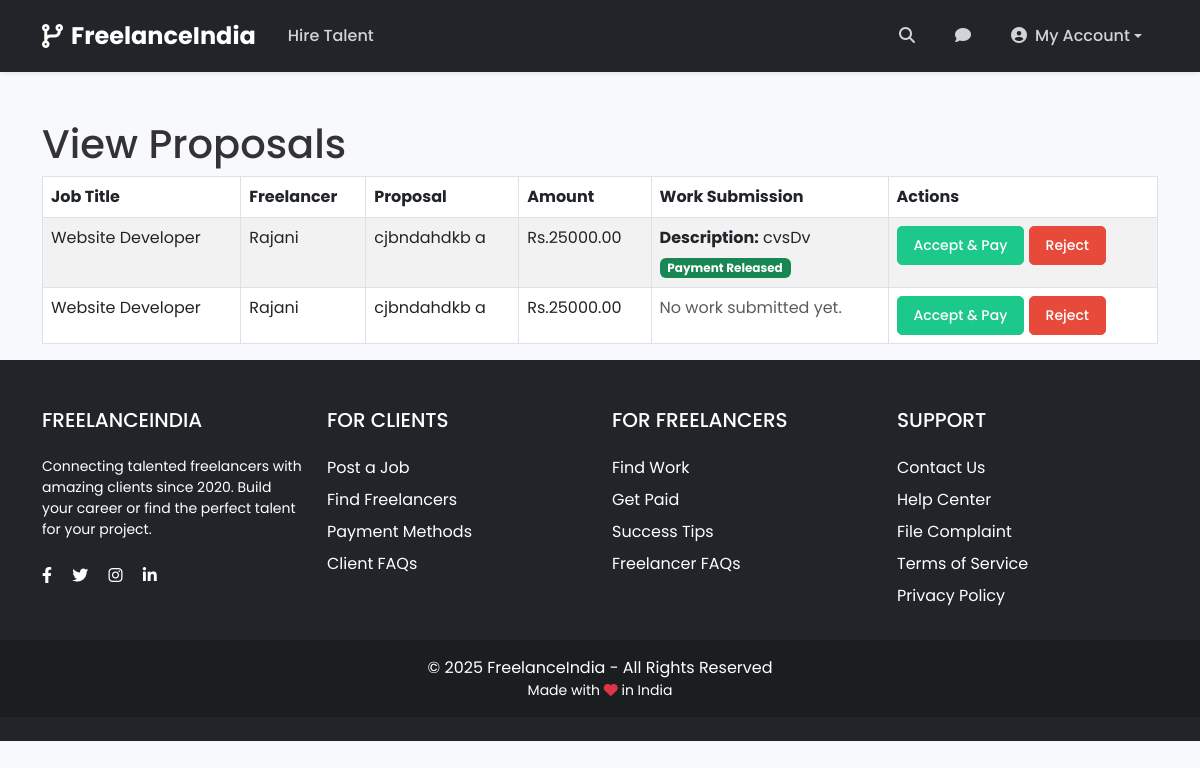
The page /proposals/view-proposals.php (signed in) on the database its author committed.
### tables this page shows
CREATE TABLE `proposals` (
  `id` int(11) NOT NULL,
  `job_id` int(11) DEFAULT NULL,
  `freelancer_id` int(11) DEFAULT NULL,
  `proposal_text` text DEFAULT NULL,
  `amount` decimal(10,2) DEFAULT NULL,
  `created_at` timestamp NOT NULL DEFAULT current_timestamp()
);

CREATE TABLE `jobs` (
  `id` int(11) NOT NULL,
  `client_id` int(11) DEFAULT NULL,
  `title` varchar(100) DEFAULT NULL,
  `description` text DEFAULT NULL,
  `budget` decimal(10,2) DEFAULT NULL,
  `status` enum('open','closed') DEFAULT 'open',
  `created_at` timestamp NOT NULL DEFAULT current_timestamp()
);

CREATE TABLE `users` (
  `id` int(11) NOT NULL,
  `username` varchar(50) NOT NULL,
  `email` varchar(100) NOT NULL,
  `first_name` varchar(50) NOT NULL,
  `last_name` varchar(50) NOT NULL,
  `phone` varchar(20) DEFAULT NULL,
  `bio` text DEFAULT NULL,
  `profile_picture` varchar(255) DEFAULT NULL,
  `skills` varchar(255) DEFAULT NULL,
  `hourly_rate` decimal(10,2) DEFAULT NULL,
  `verified` tinyint(1) DEFAULT 0,
  `location` varchar(100) DEFAULT NULL,
  `password` varchar(255) NOT NULL,
  `role` enum('client','freelancer','admin') NOT NULL,
  `created_at` timestamp NOT NULL DEFAULT current_timestamp()
);

CREATE TABLE `work_submissions` (
  `id` int(11) NOT NULL,
  `proposal_id` int(11) DEFAULT NULL,
  `freelancer_id` int(11) DEFAULT NULL,
  `work_description` text DEFAULT NULL,
  `file_path` varchar(255) DEFAULT NULL,
  `submitted_at` timestamp NOT NULL DEFAULT current_timestamp()
);

### proposals/view-proposals.php (the view, shortened to what this page needs)
<?php
include '../includes/header.php';
include '../includes/db.php';
        ?>
        <?php
$stmt = $pdo->prepare("
    SELECT proposals.*, jobs.title AS job_title, users.username AS freelancer
    FROM proposals
    JOIN jobs ON proposals.job_id = jobs.id
    JOIN users ON proposals.freelancer_id = users.id
    WHERE jobs.client_id = ?
");
$stmt->execute([$_SESSION['user_id']]);
$proposals = $stmt->fetchAll();
?>
<div class="container mt-5">
    <h1>View Proposals</h1>
    <table class="table table-bordered table-striped">
        <thead>
            <tr>
                <th>Job Title</th>
                <th>Freelancer</th>
                <th>Proposal</th>
                <th>Amount</th>
                <th>Work Submission</th>
                <th>Actions</th>
            </tr>
        </thead>
        <tbody>
            <?php foreach ($proposals as $proposal) : ?>
                <tr>
                    <td><?= htmlspecialchars($proposal['job_title']) ?></td>
                    <td><?= htmlspecialchars($proposal['freelancer']) ?></td>
                    <td><?= nl2br(htmlspecialchars($proposal['proposal_text'])) ?></td>
                    <td>Rs.<?= $proposal['amount'] ?></td>
                    <td>
                        <?php
                        $stmtWork = $pdo->prepare("SELECT * FROM work_submissions WHERE proposal_id = ?");
                        $stmtWork->execute([$proposal['id']]);
                        $work = $stmtWork->fetch();
                        if ($work) {
                            echo "<strong>Description:</strong> " . nl2br(htmlspecialchars($work['work_description'])) . "<br>";
                            $paymentStmt = $pdo->prepare("
                                SELECT *
                                FROM payments
                                WHERE job_id = ?
                                AND freelancer_id = ?
                            ");
                            $paymentStmt->execute([$proposal['job_id'], $proposal['freelancer_id']]);
                            $payment = $paymentStmt->fetch();
                            if ($payment && $payment['status'] === 'pending') {
                                echo "<a href='?release_payment={$proposal['id']}' class='btn btn-success btn-sm mt-2'>Release Payment</a>";
                            } elseif ($payment && $payment['status'] === 'released') {
                                echo "<span class='badge bg-success mt-2'>Payment Released</span>";
                            }
                        } else {
                            echo "<span class='text-muted'>No work submitted yet.</span>";
                        }
                        ?>
                    </td>
                    <td>
                        <a href="?accept_proposal=<?= $proposal['id'] ?>" class="btn btn-success btn-sm" onclick="return confirm('Accept this proposal and fund payment?');">Accept & Pay</a>
                        <a href="?reject_proposal=<?= $proposal['id'] ?>" class="btn btn-danger btn-sm" onclick="return confirm('Reject this proposal?');">Reject</a>
                    </td>
                </tr>
            <?php endforeach; ?>
        </tbody>
    </table>
</div>
<?php include '../includes/footer.php'; ?>

### assets/css/style.css (style rules this page uses)
:root { --primary-color: #4e73df; --secondary-color: #1cc88a; --dark-color: #2e384d; --light-color: #f8f9fc; --danger-color: #e74a3b; --warning-color: #f6c23e; --success-color: #1cc88a; --info-color: #36b9cc; }
body { font-family: 'Poppins', sans-serif; background-color: #f8f9fc; color: #333; }
.btn { border-radius: 5px; font-weight: 500; padding: 0.5rem 1rem; transition: all 0.3s ease; }
.btn-success { background-color: var(--success-color); border-color: var(--success-color); }
.btn-danger { background-color: var(--danger-color); border-color: var(--danger-color); }

### rows shown on the page
proposals: job.title "Website Developer", freelancer.username "Rajani", proposal_text "cjbndahdkb a", amount "25000.00", work_submissions.work_description "cvsDv", shows "Payment Released"
proposals: job.title "Website Developer", freelancer.username "Rajani", proposal_text "cjbndahdkb a", amount "25000.00", shows "No work submitted yet."
